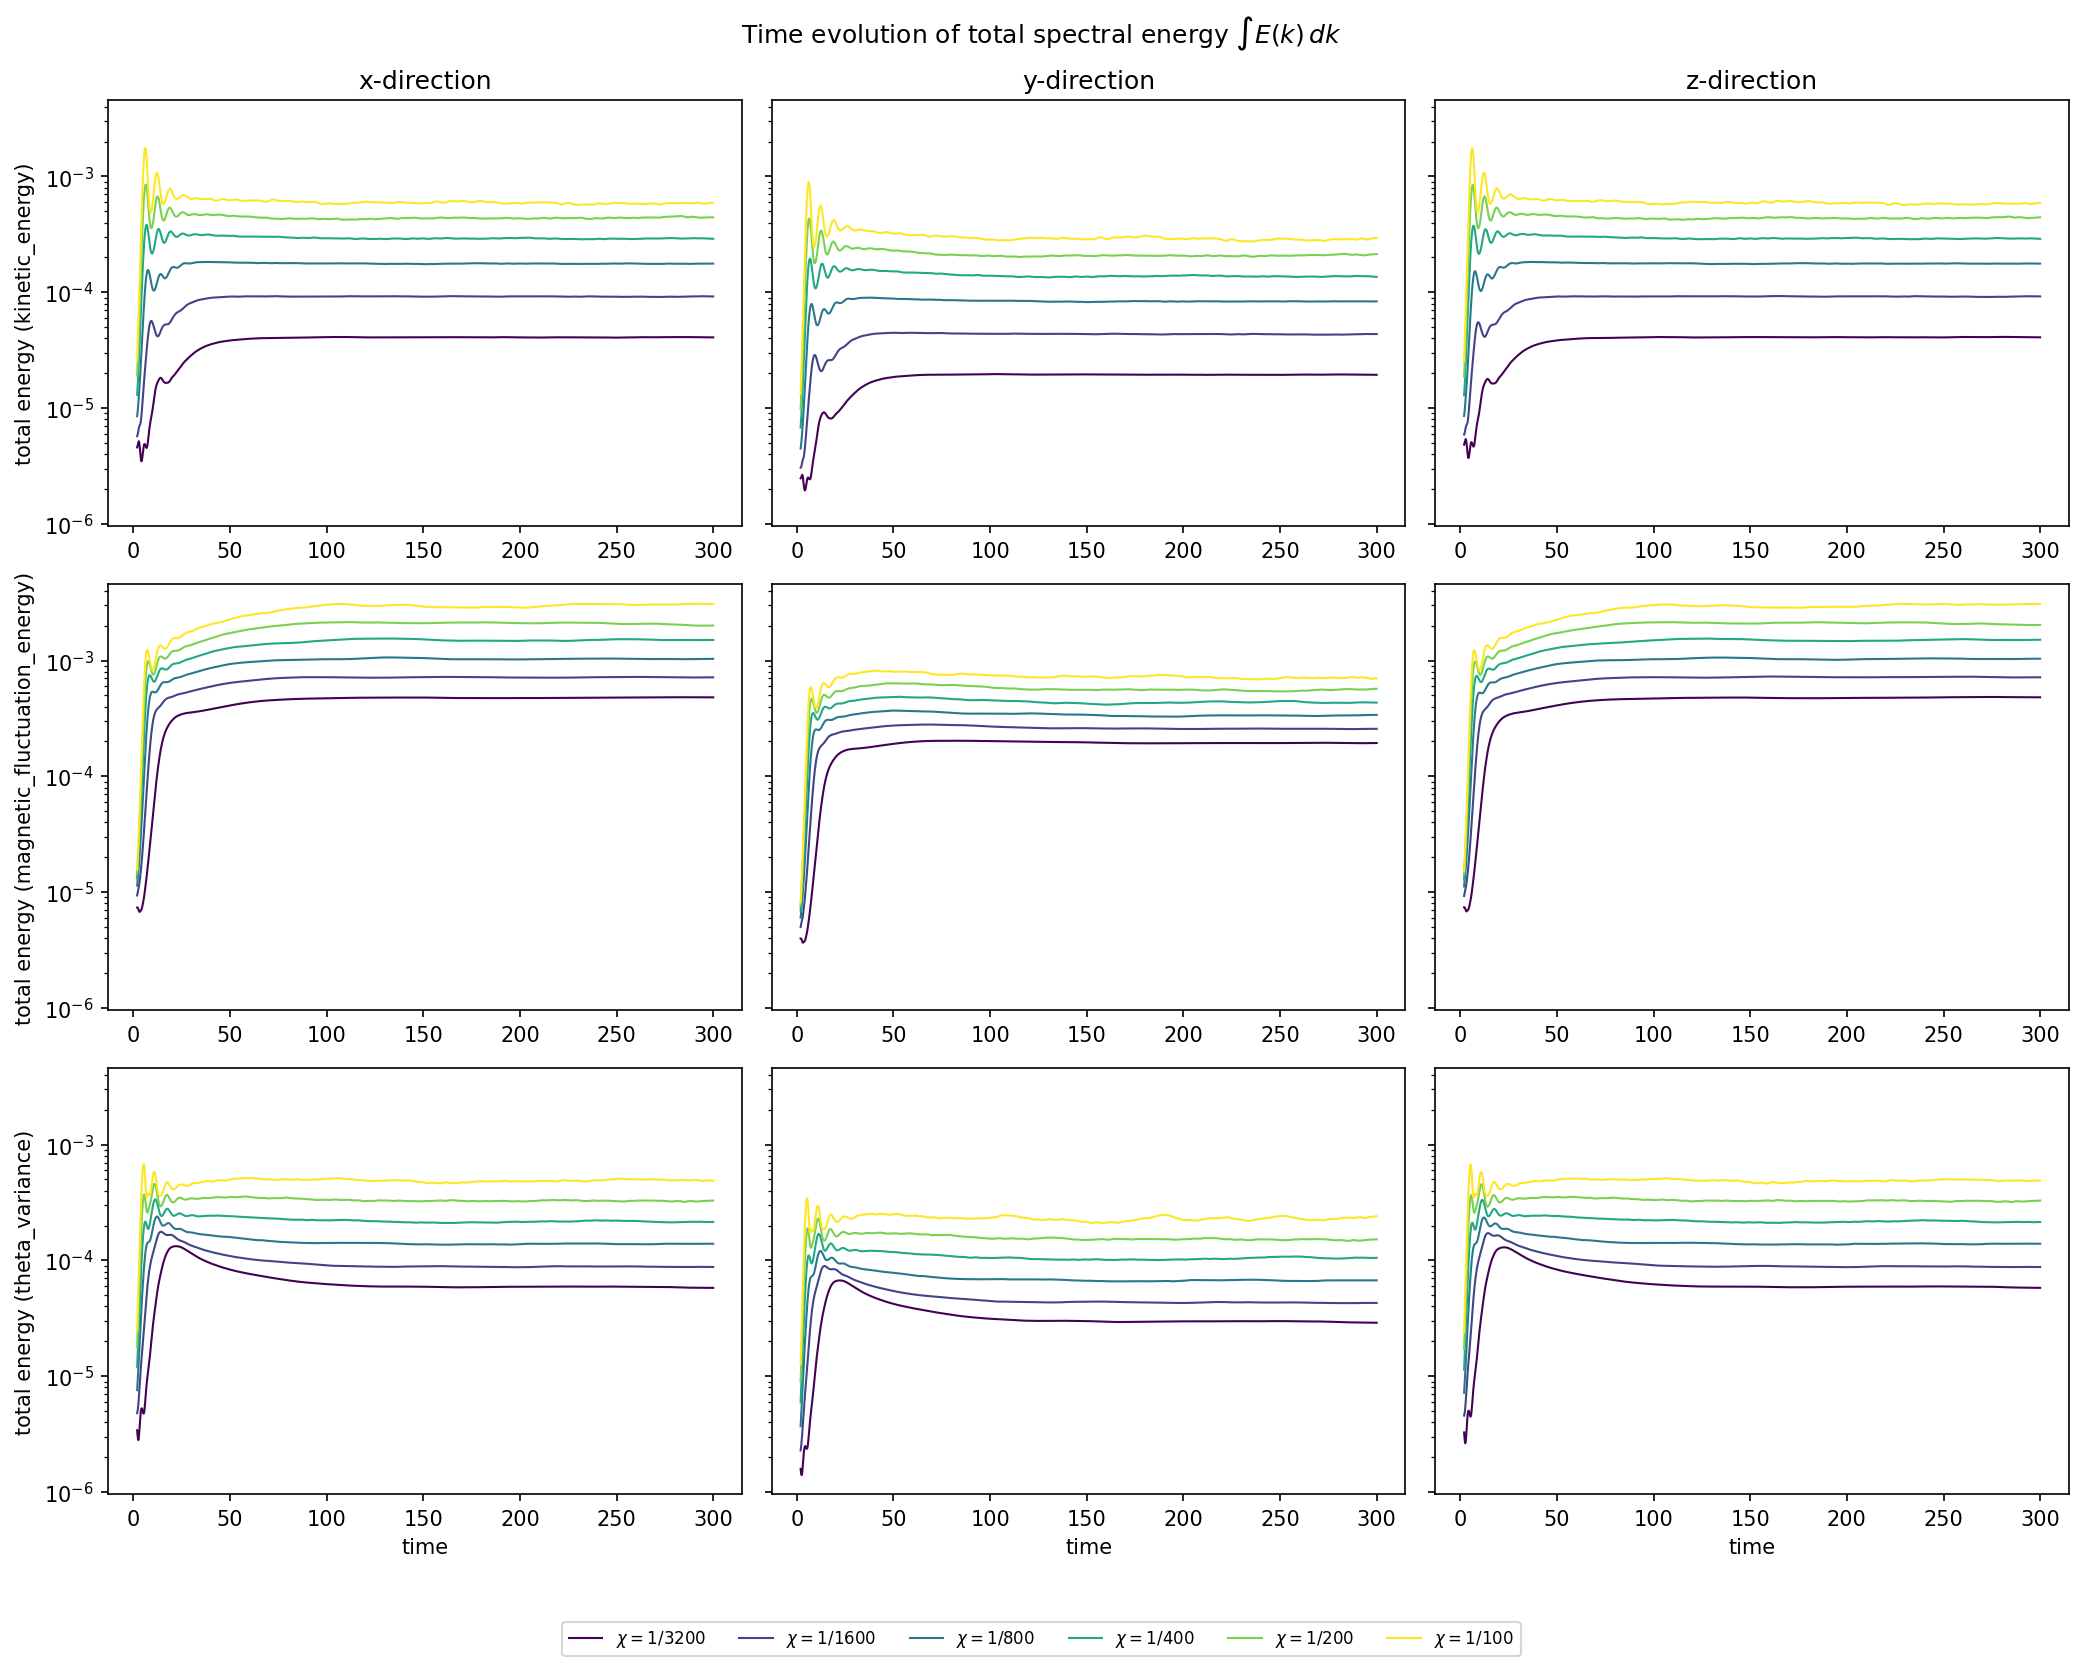

This chart was generated by the following Python code:
import os
import re

import matplotlib
matplotlib.use("Agg")
import matplotlib.pyplot as plt
import numpy as np

from load_flucs_spectra import load_flucs_spectra

SCAN_DIR = "/cephfs/store/astro-hl278/dnh26/hbi_flucs/runs/2_production_chi_scan_512"
TIME_MIN = 2.0  # drop startup transient; set to None to keep all times

SCRIPT_DIR = os.path.dirname(os.path.abspath(__file__))
PLOT_OUTPATH = os.path.join(SCRIPT_DIR, "total_energy_vs_time.png")

directions = ["x", "y", "z"]
fields = ["kinetic_energy", "magnetic_fluctuation_energy", "theta_variance"]

CHI_PATTERN = re.compile(r"chi1over(\d+)")


def parse_chi(folder_name):
    match = CHI_PATTERN.search(folder_name)
    if match is None:
        raise ValueError(f"could not parse chi from folder name {folder_name!r}")
    return 1.0 / float(match.group(1))


def total_energy_time_series(run_dir):
    """Returns (time, {field_direction: int(E(k,t) dk)}) for one run.

    Total spectral energy at each timestep, integrated over k (k=0 excluded,
    same rationale as elsewhere). No time-smoothing.
    """
    data = load_flucs_spectra(run_dir)
    time = data["time"]
    mask = time >= TIME_MIN if TIME_MIN is not None else np.ones_like(time, dtype=bool)
    time = time[mask]

    result = {}
    for field in fields:
        for direction in directions:
            k = data[f"k{direction}"]
            kpos = k > 0
            kk = k[kpos]
            ee = data[f"{field}_{direction}"][mask][:, kpos]
            result[f"{field}_{direction}"] = np.trapz(ee, kk, axis=1)
    return time, result


run_dirs = sorted(
    (
        name
        for name in os.listdir(SCAN_DIR)
        if os.path.isdir(os.path.join(SCAN_DIR, name)) and CHI_PATTERN.search(name)
    ),
    key=parse_chi,
)

chis = [parse_chi(name) for name in run_dirs]
colors = plt.cm.viridis(np.linspace(0, 1, len(run_dirs)))

per_run_data = []  # list of (chi, color, time, energy_dict)
for name, chi, color in zip(run_dirs, chis, colors):
    run_dir = os.path.join(SCAN_DIR, name)
    print(f"processing {name} (chi={chi:.6g}) ...")
    time, energy_dict = total_energy_time_series(run_dir)
    per_run_data.append((chi, color, time, energy_dict))

fig, axes = plt.subplots(3, 3, figsize=(14, 11), sharex=False, sharey=True)

for row, field in enumerate(fields):
    for col, direction in enumerate(directions):
        ax = axes[row, col]
        key = f"{field}_{direction}"
        for chi, color, time, energy_dict in per_run_data:
            ax.plot(time, energy_dict[key], color=color, linewidth=1, label=f"$\\chi=1/{1/chi:.0f}$")

        ax.set_yscale("log")
        if row == 0:
            ax.set_title(f"{direction}-direction")
        if col == 0:
            ax.set_ylabel(f"total energy ({field})")
        if row == len(fields) - 1:
            ax.set_xlabel("time")

handles, labels = axes[0, 0].get_legend_handles_labels()
fig.legend(handles, labels, loc="lower center", ncol=len(run_dirs), fontsize=8, bbox_to_anchor=(0.5, -0.02))

fig.suptitle("Time evolution of total spectral energy $\\int E(k)\\,dk$")
fig.tight_layout(rect=(0, 0.03, 1, 1))
fig.savefig(PLOT_OUTPATH, dpi=150, bbox_inches="tight")
print(f"saved {PLOT_OUTPATH}")
